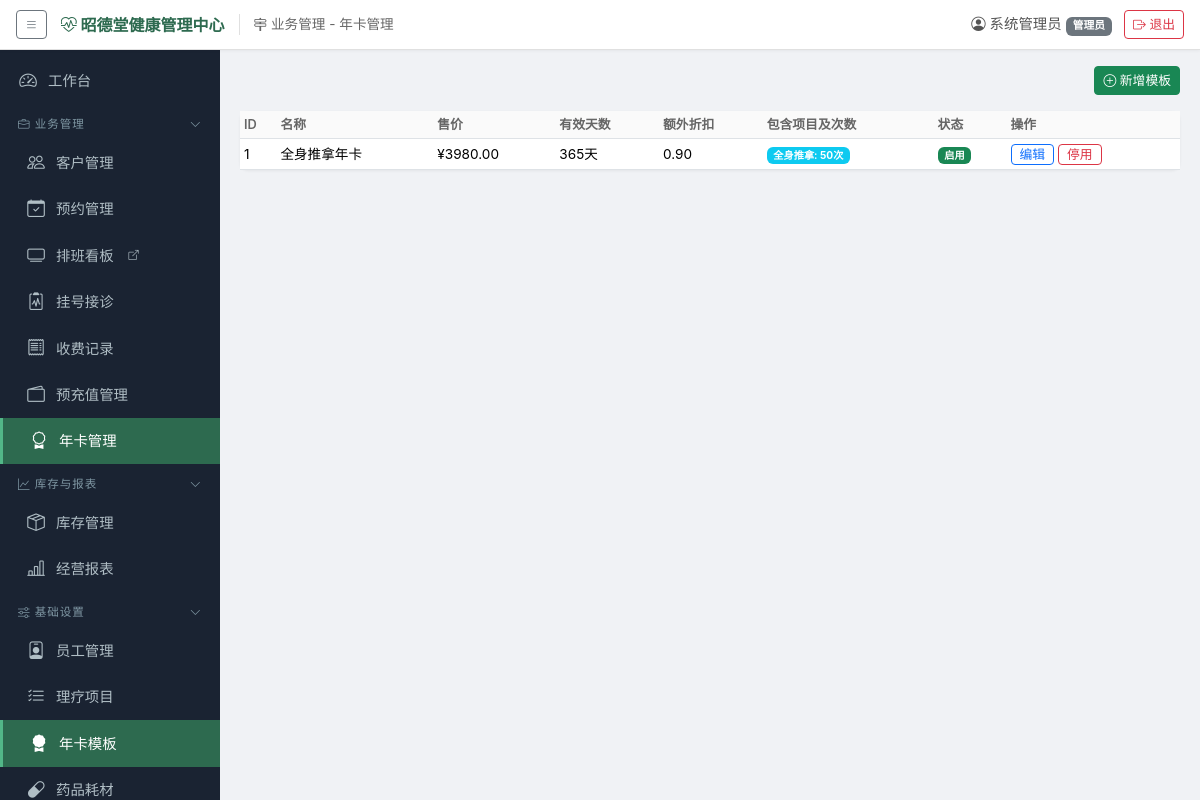
The page /settings/annual_card_templates (signed in) on the database its author committed.
### models.py (models this page shows, shortened)
class SystemConfig(db.Model):
    __tablename__ = 'system_configs'
    id = db.Column(db.Integer, primary_key=True)
    key = db.Column(db.String(100), unique=True, nullable=False)
    value = db.Column(db.String(500))
    description = db.Column(db.String(200))

class User(UserMixin, db.Model):
    __tablename__ = 'users'
    id = db.Column(db.Integer, primary_key=True)
    username = db.Column(db.String(50), unique=True, nullable=False)
    password_hash = db.Column(db.String(256), nullable=False)
    display_name = db.Column(db.String(50), nullable=False)
    role = db.Column(db.String(20), nullable=False, default='前台')  # 管理员/前台/理疗师/库管
    is_active_user = db.Column(db.Boolean, default=True)
    created_at = db.Column(db.DateTime, default=datetime.now)

class AnnualCardTemplate(db.Model):
    __tablename__ = 'annual_card_templates'
    id = db.Column(db.Integer, primary_key=True)
    name = db.Column(db.String(100), nullable=False)
    description = db.Column(db.Text)  # 说明
    price = db.Column(db.Numeric(10, 2), nullable=False)  # 售价
    valid_days = db.Column(db.Integer, default=365)  # 有效天数
    services_json = db.Column(db.Text)
    extra_discount = db.Column(db.Numeric(3, 2), default=1.00)  # 额外项目折扣率
    is_active = db.Column(db.Boolean, default=True)
    created_at = db.Column(db.DateTime, default=datetime.now)

### app.py (the view)
@app.route('/settings/annual_card_templates')
@login_required
@role_required('管理员')
def settings_annual_card_templates():
    templates = AnnualCardTemplate.query.order_by(AnnualCardTemplate.created_at.desc()).all()
    items = ServiceItem.query.filter_by(is_active=True, is_deleted=False).all()
    return render_template('settings_annual_cards.html', templates=templates, items=items)

### app.py (called while the page is built)
@login_manager.user_loader
def load_user(user_id):
    return db.session.get(User, int(user_id))

def _generate_csrf_token():
    if '_csrf_token' not in session:
        session['_csrf_token'] = secrets.token_hex(16)
    return session['_csrf_token']

def _from_json(s):
    if not s:
        return []
    try:
        result = json.loads(s)
        return result if isinstance(result, list) else []
    except (json.JSONDecodeError, TypeError):
        return []

def role_required(*roles):
    def decorator(f):
        @wraps(f)
        def decorated_function(*args, **kwargs):
            if current_user.role not in roles and current_user.role != '管理员':
                flash('您没有权限执行此操作', 'danger')
                return redirect(url_for('dashboard'))
            return f(*args, **kwargs)
        return decorated_function
    return decorator

### templates/settings_annual_cards.html (shortened to what this page needs)
{% extends "base.html" %}
{% block content %}
<div class="d-flex justify-content-end mb-3">
    <button class="btn btn-sm btn-success" data-bs-toggle="modal" data-bs-target="#addTemplateModal">
        <i class="bi bi-plus-circle"></i> 新增模板
    </button>
</div>
<div class="card"><div class="card-body p-0">
<div class="table-responsive">
<table class="table table-hover table-sm mb-0">
    <thead><tr>
        <th>ID</th><th>名称</th><th>售价</th><th>有效天数</th><th>额外折扣</th>
        <th>包含项目及次数</th><th>状态</th><th>操作</th>
    </tr></thead>
    <tbody>
    {% for t in templates %}
    <tr class="{{ 'table-secondary' if not t.is_active else '' }}">
        <td>{{ t.id }}</td>
        <td>{{ t.name }}</td>
        <td>¥{{ t.price }}</td>
        <td>{{ t.valid_days }}天</td>
        <td>{{ t.extra_discount or 1.00 }}</td>
        <td>
            {% set services = t.services_json | from_json %}
            {% for svc in services %}
                <span class="badge bg-info me-1">{{ svc.name }}: {{ svc.total_times }}次</span>
            {% endfor %}
        </td>
        <td>
            {% if t.is_active %}
            <span class="badge bg-success">启用</span>
            {% else %}
            <span class="badge bg-secondary">停用</span>
            {% endif %}
        </td>
        <td>
            <button class="btn btn-sm btn-outline-primary py-0" data-bs-toggle="modal"
                    data-bs-target="#editTpl{{ t.id }}">编辑</button>
            {% if t.is_active %}
            <form method="POST" action="{{ url_for('settings_annual_card_template_delete', tid=t.id) }}" class="d-inline"
                  onsubmit="return confirm('确定停用模板 {{ t.name }}？')">
                <button class="btn btn-sm btn-outline-danger py-0">停用</button>
            </form>
            {% endif %}
        </td>
    </tr>
                        {% set services = t.services_json | from_json %}
    {% endfor %}
    </tbody>
</table>
</div></div></div>
{% endblock %}

### templates/base.html (shortened to what this page needs)
<!DOCTYPE html>
<html lang="zh-CN">
<head>
    <link href="{{ url_for('static', filename='vendor/bootstrap.min.css') }}" rel="stylesheet">
    <link href="{{ url_for('static', filename='vendor/bootstrap-icons.min.css') }}" rel="stylesheet">
    <link href="{{ url_for('static', filename='css/style.css') }}" rel="stylesheet">
</head>
<body>
{% if current_user.is_authenticated %}
<header class="global-topbar">
    <div class="topbar-left">
        <button class="btn btn-sm btn-outline-secondary" id="sidebarToggle" title="展开/收起导航">
            <i class="bi bi-list"></i>
        </button>
        <span class="site-title" title="可在 系统管理→系统配置 中修改系统名称">
            <i class="bi bi-heart-pulse"></i> {{ site_title }}
        </span>
        <span class="nav-path" id="navPath"> {% block page_title %}{% endblock %}</span>
    </div>
    <div class="topbar-right">
        <span class="user-info"><i class="bi bi-person-circle"></i> {{ current_user.display_name }}
            <small class="badge bg-secondary">{{ current_user.role }}</small></span>
        <a href="{{ url_for('logout') }}" class="btn btn-sm btn-outline-danger"><i class="bi bi-box-arrow-right"></i> 退出</a>
    </div>
</header>
<div class="d-flex" id="wrapper">
    <div class="sidebar" id="sidebar">
        <nav class="sidebar-nav">
            <a href="{{ url_for('dashboard') }}" class="nav-link {% if request.endpoint == 'dashboard' %}active{% endif %}">
                <i class="bi bi-speedometer2"></i> 工作台
            </a>
            <div class="nav-group" data-group="biz">
                <div class="nav-group-header"><span><i class="bi bi-briefcase"></i> 业务管理</span><i class="bi bi-chevron-down group-arrow"></i></div>
                <div class="nav-group-body">
                    <a href="{{ url_for('customers') }}" class="nav-link {% if request.endpoint and 'customer' in request.endpoint %}active{% endif %}">
                        <i class="bi bi-people"></i> 客户管理
                    </a>
                    <a href="{{ url_for('appointments') }}" class="nav-link {% if request.endpoint and 'appointment' in request.endpoint %}active{% endif %}">
                        <i class="bi bi-calendar-check"></i> 预约管理
                    </a>
                    {% if board_token %}
                    <a href="{{ url_for('board_schedule', token=board_token) }}" target="_blank" class="nav-link" title="在新窗口打开排班看板（可投屏展示）">
                        <i class="bi bi-tv"></i> 排班看板 <i class="bi bi-box-arrow-up-right" style="font-size:0.7em"></i>
                    </a>
                    {% endif %}
                    <a href="{{ url_for('registrations') }}" class="nav-link {% if request.endpoint and ('registration' in request.endpoint or 'medical' in request.endpoint or 'charge_register' in request.endpoint) %}active{% endif %}">
                        <i class="bi bi-clipboard2-pulse"></i> 挂号接诊
                    </a>
                    <a href="{{ url_for('charges') }}" class="nav-link {% if request.endpoint and 'charges' in request.endpoint %}active{% endif %}">
                        <i class="bi bi-receipt"></i> 收费记录
                    </a>
                    <a href="{{ url_for('prepaid') }}" class="nav-link {% if request.endpoint and 'prepaid' in request.endpoint %}active{% endif %}">
                        <i class="bi bi-wallet2"></i> 预充值管理
                    </a>
                    <a href="{{ url_for('annual_cards') }}" class="nav-link {% if request.endpoint and 'annual_card' in request.endpoint %}active{% endif %}">
                        <i class="bi bi-award"></i> 年卡管理
                    </a>
                </div>
            </div>
            <div class="nav-group" data-group="stock">
                <div class="nav-group-header"><span><i class="bi bi-graph-up"></i> 库存与报表</span><i class="bi bi-chevron-down group-arrow"></i></div>
                <div class="nav-group-body">
                    <a href="{{ url_for('inventory') }}" class="nav-link {% if request.endpoint and 'inventory' in request.endpoint %}active{% endif %}">
                        <i class="bi bi-box-seam"></i> 库存管理
                    </a>
                    <a href="{{ url_for('reports') }}" class="nav-link {% if request.endpoint and 'report' in request.endpoint %}active{% endif %}">
                        <i class="bi bi-bar-chart-line"></i> 经营报表
                    </a>
                </div>
            </div>
            {% if current_user.role == '管理员' or current_user.role == '库管' %}
            <div class="nav-group" data-group="settings">
                <div class="nav-group-header"><span><i class="bi bi-sliders"></i> 基础设置</span><i class="bi bi-chevron-down group-arrow"></i></div>
                <div class="nav-group-body">
                    {% if current_user.role == '管理员' %}
                    <a href="{{ url_for('settings_employees') }}" class="nav-link {% if request.endpoint and 'settings_employees' in request.endpoint %}active{% endif %}">
                        <i class="bi bi-person-badge"></i> 员工管理
                    </a>
                    <a href="{{ url_for('settings_items') }}" class="nav-link {% if request.endpoint and 'settings_items' in request.endpoint %}active{% endif %}">
                        <i class="bi bi-list-check"></i> 理疗项目
                    </a>
                    <a href="{{ url_for('settings_annual_card_templates') }}" class="nav-link {% if request.endpoint and 'annual_card_template' in request.endpoint %}active{% endif %}">
                        <i class="bi bi-award-fill"></i> 年卡模板
                    </a>
                    {% endif %}
                    {% if current_user.role in ['管理员', '库管'] %}
                    <a href="{{ url_for('settings_medicines') }}" class="nav-link {% if request.endpoint and 'settings_medicines' in request.endpoint %}active{% endif %}">
                        <i class="bi bi-capsule"></i> 药品耗材
                    </a>
                    {% endif %}
                </div>
            </div>
            {% endif %}
        </nav>
    </div>
    <div class="main-content">
        <div class="content-area">
            {% block content %}{% endblock %}
        </div>
    </div>
</div>
{% else %}
{% block auth_content %}{% endblock %}
{% endif %}
</body>
</html>

### static/css/style.css (style rules this page uses)
:root { --sidebar-width: 220px; --sidebar-bg: #1a2332; --sidebar-active: #2d6a4f; --topbar-height: 50px; }
* { box-sizing: border-box; }
body { font-family: -apple-system, BlinkMacSystemFont, "Segoe UI", "PingFang SC", "Hiragino Sans GB", "Microsoft YaHei", sans-serif; background: #f0f2f5; margin: 0; overflow-x: hidden; }
.global-topbar { height: var(--topbar-height); background: #fff; border-bottom: 1px solid #e0e0e0; display: flex; align-items: center; justify-content: space-between; padding: 0 16px; position: fixed; top: 0; left: 0; right: 0; z-index: 200; box-shadow: 0 1px 3px rgba(0,0,0,0.05); }
.topbar-left { display: flex; align-items: center; gap: 14px; min-width: 0; }
.topbar-left .site-title { font-weight: 700; font-size: 1rem; color: #2d6a4f; white-space: nowrap; max-width: 320px; overflow: hidden; text-overflow: ellipsis; }
.topbar-left .nav-path { color: #666; font-size: 0.85rem; border-left: 1px solid #e0e0e0; padding-left: 14px; white-space: nowrap; overflow: hidden; text-overflow: ellipsis; }
.topbar-right { display: flex; align-items: center; gap: 12px; flex-shrink: 0; }
.topbar-right .user-info { color: #555; font-size: 0.9rem; white-space: nowrap; }
.sidebar { width: var(--sidebar-width); background: var(--sidebar-bg); color: #ccc; position: fixed; left: 0; top: var(--topbar-height); bottom: 0; z-index: 100; transition: width 0.3s; overflow-y: auto; overflow-x: hidden; }
.sidebar-nav { padding: 8px 0 20px; }
.sidebar-nav .nav-link { display: flex; align-items: center; gap: 10px; padding: 10px 18px; color: #b0bec5; text-decoration: none; font-size: 0.9rem; transition: all 0.2s; white-space: nowrap; }
.sidebar-nav .nav-link.active { background: var(--sidebar-active); color: #fff; border-left: 3px solid #52b788; }
.sidebar-nav .nav-link i { font-size: 1.1rem; width: 20px; text-align: center; }
.nav-group-header { display: flex; align-items: center; justify-content: space-between; padding: 12px 18px 6px; font-size: 0.72rem; text-transform: uppercase; letter-spacing: 1px; color: #7f97a3; cursor: pointer; user-select: none; }
.nav-group-header .group-arrow { font-size: 0.7rem; transition: transform 0.2s; }
.nav-group-body .nav-link { padding-left: 26px; }
.main-content { margin-left: var(--sidebar-width); padding-top: var(--topbar-height); min-height: 100vh; width: calc(100% - var(--sidebar-width)); transition: margin-left 0.3s, width 0.3s; }
.content-area { padding: 16px 20px; width: 100%; }
.content-area .card { width: 100%; }
.content-area .table { width: 100%; margin-bottom: 0.5rem; }
.content-area .table-responsive { max-height: calc(100vh - 220px); overflow: auto; }
.card { border: none; border-radius: 8px; box-shadow: 0 1px 3px rgba(0,0,0,0.06); }
.table th { font-weight: 600; font-size: 0.8rem; color: #666; background: #fafafa; border-bottom-width: 1px; }
.table td { font-size: 0.85rem; vertical-align: middle; }
.btn-sm { font-size: 0.8rem; }

### rows shown on the page
SystemConfig: value "昭德堂健康管理中心"
User: display_name "系统管理员", role "管理员"
AnnualCardTemplate: id "1", name "全身推拿年卡", price "3980.00", valid_days "365", extra_discount "0.90", name "全身推拿", total_times "50", is_active "启用"
